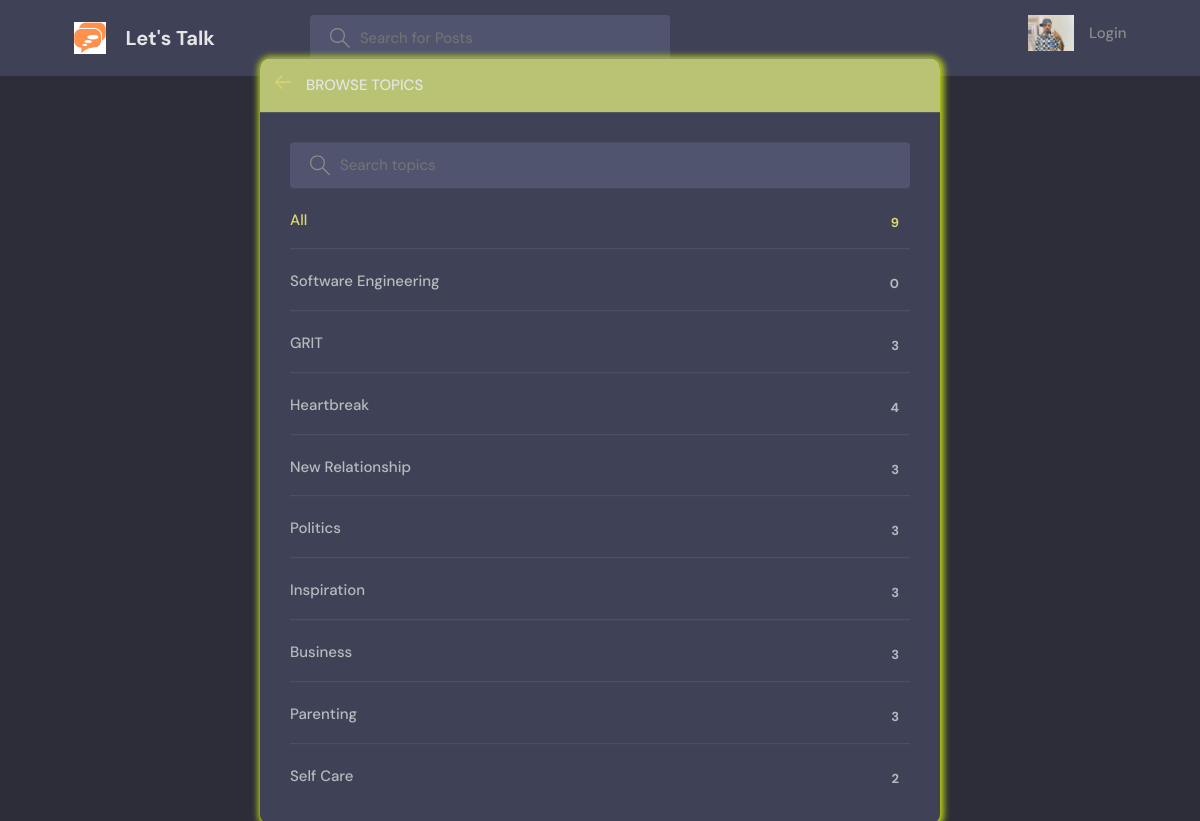
/topics/, run on an earlier commit of the app's database.
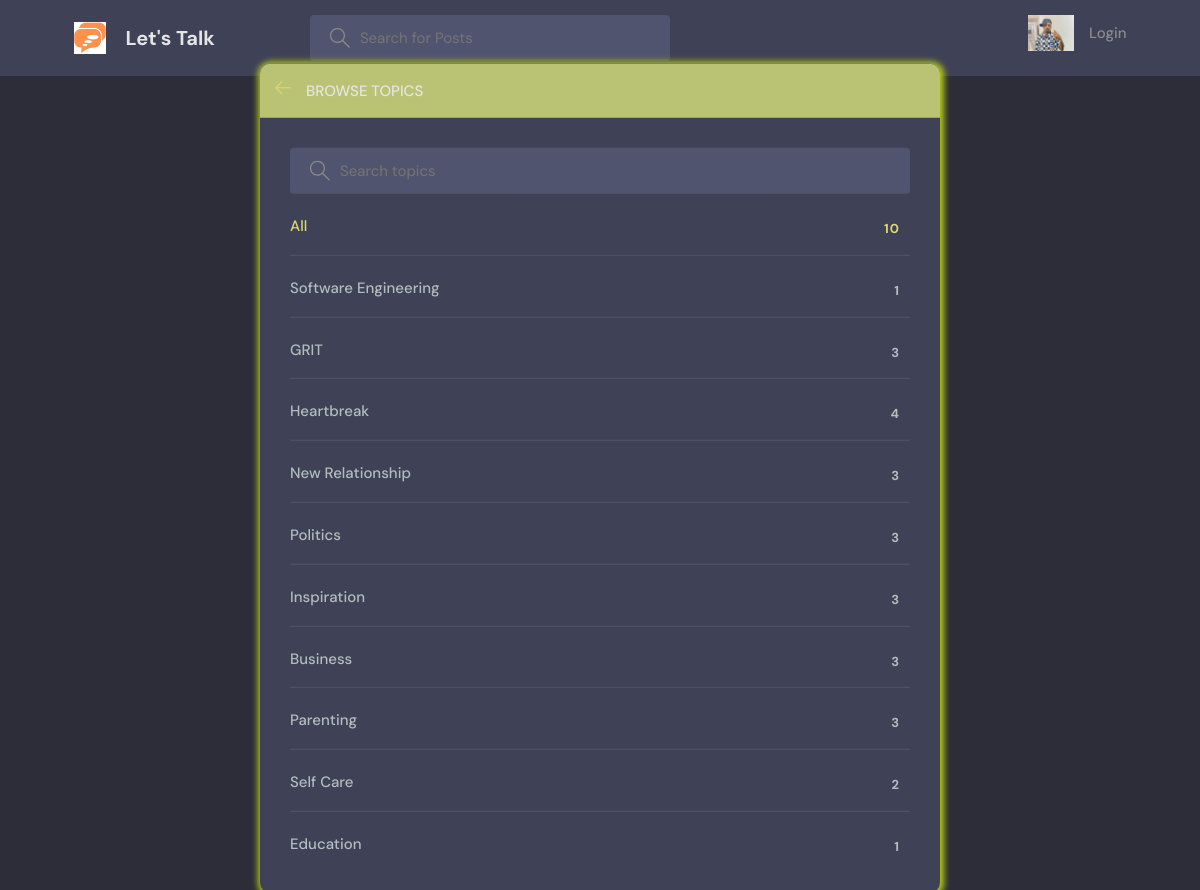
And on a later commit of the database.
### NinazHairline/models.py (models this page shows, shortened)
class Topic(models.Model):
    name = models.CharField(max_length=200)

### NinazHairline/views.py (the view)
# urls.py: path('topics/', views.topicsPage, name='topics'),
def topicsPage(request):
    q = request.GET.get('q') if request.GET.get('q') != None else ''
    topics = Topic.objects.filter(name__icontains=q)
    return render(request, 'NinazHairline/topics.html', {'topics': topics})

### NinazHairline/Templates/NinazHairline/topics.html (shortened to what this page needs)
{% extends 'NinazHairline/main.html' %}
{% block content %}
    <main class="create-room layout">
      <div class="container">
        <div class="layout__box">
          <div class="layout__boxHeader">
            <div class="layout__boxTitle">
              <a href="{% url 'home' %}">
                <svg version="1.1" xmlns="http://www.w3.org/2000/svg" width="32" height="32" viewBox="0 0 32 32">
                  <title>arrow-left</title>
                  <path
                    d="M13.723 2.286l-13.723 13.714 13.719 13.714 1.616-1.611-10.96-10.96h27.625v-2.286h-27.625l10.965-10.965-1.616-1.607z"
                  ></path>
                </svg>
              </a>
              <h3>Browse Topics</h3>
            </div>
          </div>
          <div class="topics-page layout__body">
            <form action="" method="GET" class="header__search">
              <label>
                <input name="q" placeholder="Search topics" />
              </label>
            </form>
            <ul class="topics__list">
              <li>
                <a href="{% url 'topics' %}" class="active">All <span>{{topics.count}}</span></a>
              </li>
              {% for topic in topics %}
              <li>
                <a href="{% url 'home' %}?q={{topic.name}}" >{{ topic.name }} <span>{{topic.service_set.all.count}}</span></a>
              </li>
              {% endfor %}
            </ul>
          </div>
        </div>
      </div>
    </main>
{% endblock content%}

What changed in the data, as far as the page shows it:
computed for Topic "Software Engineering": service_set.all.count "0" → "1"
added Topic: name "Education", service_set.all.count "1"
Also different on the page:
{{ topics.count }}: "9" → "10"
